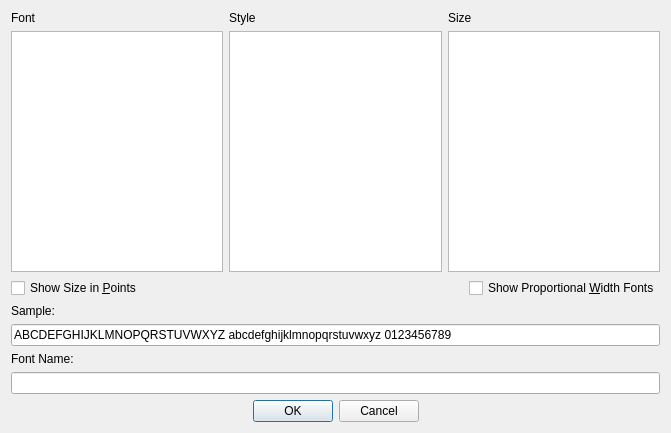
<?xml version="1.0" encoding="UTF-8"?>
<ui version="4.0">
 <class>DialogFontSelector</class>
 <widget class="QDialog" name="DialogFontSelector">
  <property name="geometry">
   <rect>
    <x>0</x>
    <y>0</y>
    <width>671</width>
    <height>433</height>
   </rect>
  </property>
  <property name="windowTitle">
   <string>Font Selector</string>
  </property>
  <layout class="QVBoxLayout" name="verticalLayout_4">
   <item>
    <layout class="QHBoxLayout" name="horizontalLayout_2">
     <item>
      <layout class="QVBoxLayout" name="verticalLayout">
       <item>
        <widget class="QLabel" name="label">
         <property name="text">
          <string>Font</string>
         </property>
        </widget>
       </item>
       <item>
        <widget class="QListWidget" name="listFonts"/>
       </item>
      </layout>
     </item>
     <item>
      <layout class="QVBoxLayout" name="verticalLayout_2">
       <item>
        <widget class="QLabel" name="label_2">
         <property name="text">
          <string>Style</string>
         </property>
        </widget>
       </item>
       <item>
        <widget class="QListWidget" name="listStyles"/>
       </item>
      </layout>
     </item>
     <item>
      <layout class="QVBoxLayout" name="verticalLayout_3">
       <item>
        <widget class="QLabel" name="label_3">
         <property name="text">
          <string>Size</string>
         </property>
        </widget>
       </item>
       <item>
        <widget class="QListWidget" name="listSizes"/>
       </item>
      </layout>
     </item>
    </layout>
   </item>
   <item>
    <layout class="QHBoxLayout" name="horizontalLayout">
     <item>
      <widget class="QCheckBox" name="checkShowInPoints">
       <property name="text">
        <string>Show Size in &amp;Points</string>
       </property>
      </widget>
     </item>
     <item>
      <spacer name="horizontalSpacer">
       <property name="orientation">
        <enum>Qt::Horizontal</enum>
       </property>
       <property name="sizeHint" stdset="0">
        <size>
         <width>578</width>
         <height>20</height>
        </size>
       </property>
      </spacer>
     </item>
     <item>
      <widget class="QCheckBox" name="checkShowProportional">
       <property name="text">
        <string>Show Proportional &amp;Width Fonts</string>
       </property>
      </widget>
     </item>
    </layout>
   </item>
   <item>
    <widget class="QLabel" name="label_4">
     <property name="text">
      <string>Sample:</string>
     </property>
    </widget>
   </item>
   <item>
    <widget class="QLineEdit" name="editSample">
     <property name="text">
      <string>ABCDEFGHIJKLMNOPQRSTUVWXYZ abcdefghijklmnopqrstuvwxyz 0123456789</string>
     </property>
    </widget>
   </item>
   <item>
    <widget class="QLabel" name="label_5">
     <property name="text">
      <string>Font Name:</string>
     </property>
    </widget>
   </item>
   <item>
    <widget class="QLineEdit" name="editFontName"/>
   </item>
   <item>
    <widget class="QDialogButtonBox" name="buttonBox">
     <property name="orientation">
      <enum>Qt::Horizontal</enum>
     </property>
     <property name="standardButtons">
      <set>QDialogButtonBox::Cancel|QDialogButtonBox::Ok</set>
     </property>
     <property name="centerButtons">
      <bool>true</bool>
     </property>
    </widget>
   </item>
  </layout>
 </widget>
 <resources/>
 <connections>
  <connection>
   <sender>buttonBox</sender>
   <signal>accepted()</signal>
   <receiver>DialogFontSelector</receiver>
   <slot>accept()</slot>
   <hints>
    <hint type="sourcelabel">
     <x>248</x>
     <y>254</y>
    </hint>
    <hint type="destinationlabel">
     <x>157</x>
     <y>274</y>
    </hint>
   </hints>
  </connection>
  <connection>
   <sender>buttonBox</sender>
   <signal>rejected()</signal>
   <receiver>DialogFontSelector</receiver>
   <slot>reject()</slot>
   <hints>
    <hint type="sourcelabel">
     <x>316</x>
     <y>260</y>
    </hint>
    <hint type="destinationlabel">
     <x>286</x>
     <y>274</y>
    </hint>
   </hints>
  </connection>
 </connections>
</ui>
